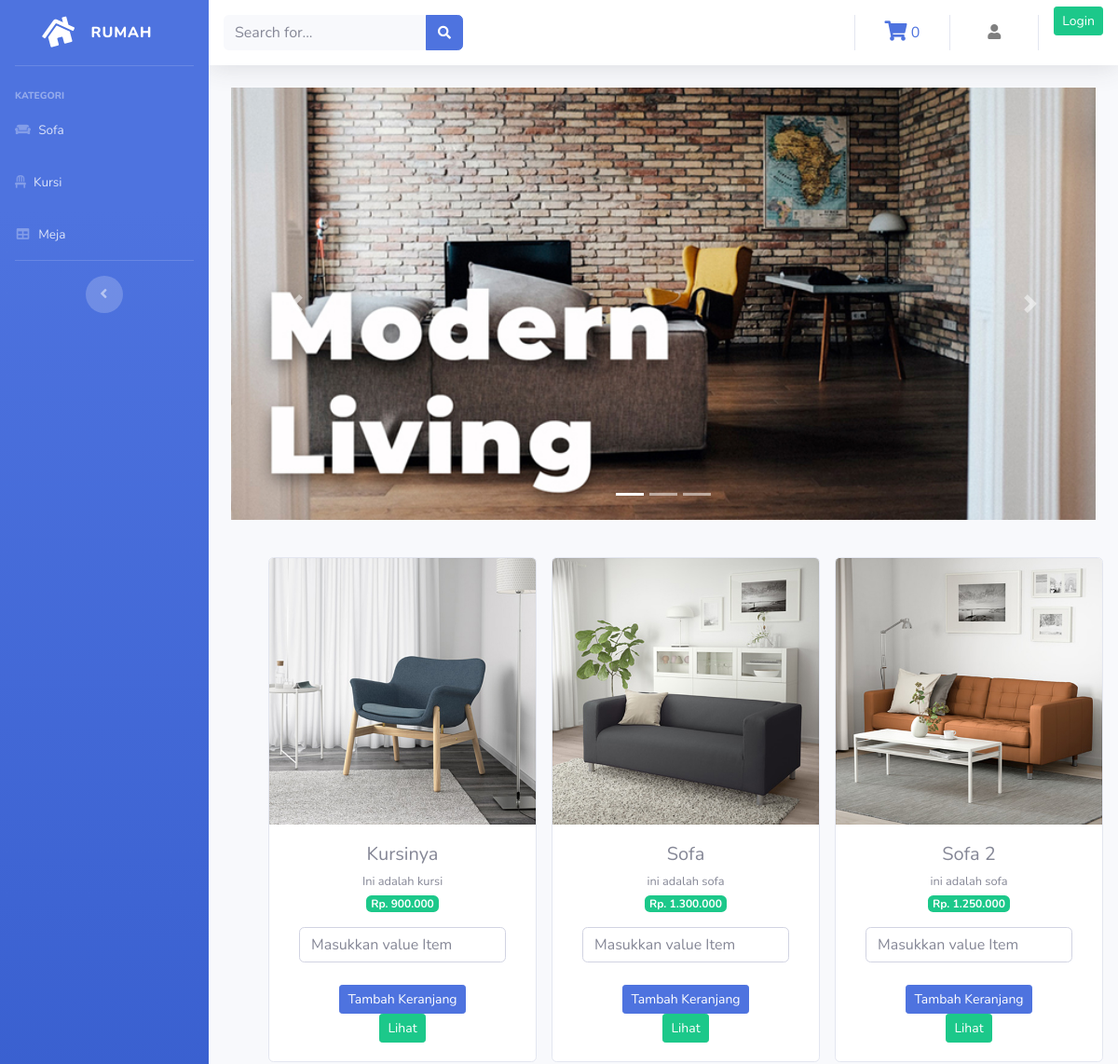
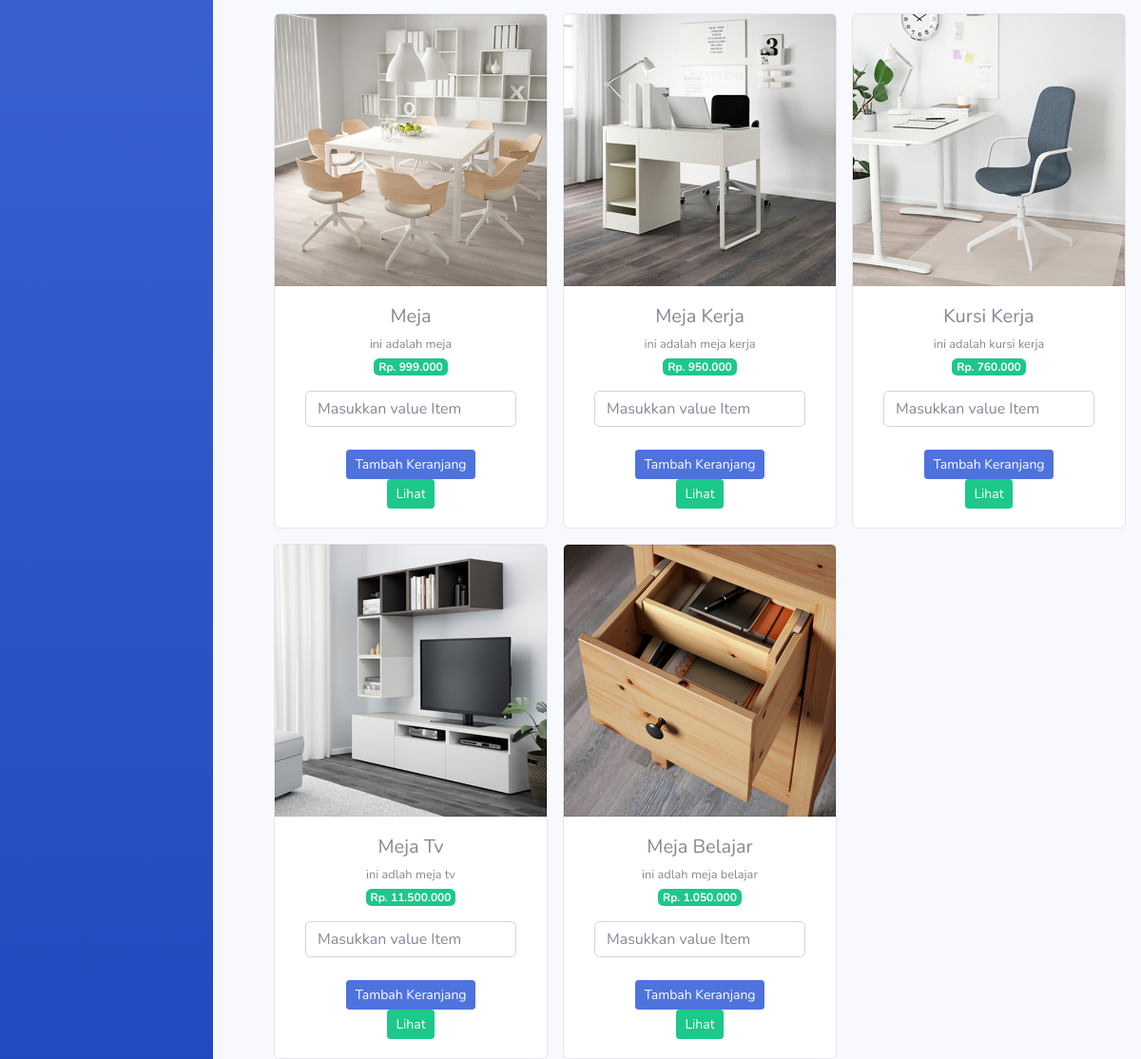
The page /Proyek/index.php on the database its author committed (2 pictures, top to bottom).
### tables this page shows
CREATE TABLE `product` (
  `id_barang` int(11) NOT NULL,
  `nama_barang` varchar(100) NOT NULL,
  `deskripsi` varchar(225) NOT NULL,
  `kategori` varchar(60) NOT NULL,
  `harga` int(100) NOT NULL,
  `stok` int(4) NOT NULL,
  `gambar` text NOT NULL
);

### Proyek/application/controllers/Admin.php (called while the page is built, shortened)
<?php
    class Admin extends CI_Controller {
        public function index()
        {
            $data['barang']= $this->model_barang->tampil_data()->result();
            $this->load->view('Template/header');
            $this->load->view('Template/sidebar');
            $this->load->view('Admin/Admin',$data) ;
            $this->load->view('Template/footer');
        }
    }
?>

### Proyek/index.php (called while the page is built, shortened)
<?php
require_once BASEPATH.'core/CodeIgniter.php';

### Proyek/application/models/model_barang.php (called while the page is built, shortened)
<?php
    class Model_barang extends CI_Model {
        public function tampil_data(){
            return $this->db->get('product');
        }
    }
?>

### Proyek/application/views/Admin/Admin.php (the view, shortened to what this page needs)
<div class="container-fluid">
    <div id="carouselExampleIndicators" class="carousel slide" data-ride="carousel">
    <ol class="carousel-indicators">
        <li data-target="#carouselExampleIndicators" data-slide-to="0" class="active"></li>
        <li data-target="#carouselExampleIndicators" data-slide-to="1"></li>
        <li data-target="#carouselExampleIndicators" data-slide-to="2"></li>
    </ol>
    <div class="carousel-inner">
        <div class="carousel-item active">
        <img src="<?php echo base_url('assets/img/Slide1.jpg') ?>" class="d-block w-100" alt="...">
        </div>
    </div>
    <a class="carousel-control-prev" href="#carouselExampleIndicators" role="button" data-slide="prev">
        <span class="carousel-control-prev-icon" aria-hidden="true"></span>
    </a>
    <a class="carousel-control-next" href="#carouselExampleIndicators" role="button" data-slide="next">
        <span class="carousel-control-next-icon" aria-hidden="true"></span>
    </a>
    </div>
    <div class="row text-center ml-4 mt-4">
        <?php foreach ($barang as $brg) : ?>
            <div class="card ml-3 mt-3" style="width: 18rem;">
                <img src="<?php echo base_url().'/uploads/'.$brg->gambar ?>" class="card-img-top" alt="...">
                <div class="card-body">
                    <h5 class="card-title mb-1"><?php echo $brg->nama_barang ?></h5>
                    <small><?php echo $brg->deskripsi ?></small><br>
                    <span class="badge badge-success mb-3">Rp. <?php echo number_format ($brg->harga, 0,',','.') ?></span><br>
                       <form method="POST" action="<?php echo base_url().'Admin/tambah_keranjang/'.$brg->id_barang?>">
                            <div class="col-sm">
                                <input type="number" class="form-control" placeholder="Masukkan value Item" name="qty">
                            </div><br>
                            <button class="btn btn-primary btn-sm" type=submit>Tambah Keranjang</button>
                       </form>
                    <?php echo anchor('Admin/detail/' .$brg->id_barang,'<div class="btn btn-success btn-sm">Lihat</div>') ?>
                </div>
            </div>
        <?php endforeach ?>
    </div>
</div>

### Proyek/application/views/Template/Header.php (shortened to what this page needs)
<!DOCTYPE html>
<html lang="en">
<head>
  <link href="<?php echo base_url()?>assets/vendor/fontawesome-free/css/all.min.css" rel="stylesheet" type="text/css">
  <link href="<?php echo base_url() ?>assets/css/sb-admin-2.min.css" rel="stylesheet">
</head>

### Proyek/application/views/Template/Sidebar.php (shortened to what this page needs)
<body id="page-top">
<div id="wrapper">
  <ul class="navbar-nav bg-gradient-primary sidebar sidebar-dark accordion" id="accordionSidebar">
    <a class="sidebar-brand d-flex align-items-center justify-content-center" href="<?php echo base_url('Admin/index') ?>">
      <div class="sidebar-brand-icon rotate-n-15">
      <i class="fa fa-home" aria-hidden="true"></i>
      </div>
      <div class="sidebar-brand-text mx-3">Rumah</div>
    </a>
    <hr class="sidebar-divider my-0">
<br>
    <div class="sidebar-heading">
      Kategori
    </div>
    <li class="nav-item">
      <a class="nav-link" href="<?php echo base_url('kategori/sofa') ?>">
        <i class="fas fa-couch"></i>
        <span>Sofa</span></a>
    </li>
    <li class="nav-item">
      <a class="nav-link" href="<?php echo base_url('kategori/kursi') ?>">
        <i class="fas fa-chair"></i>
        <span>Kursi</span></a>
    </li>
    <li class="nav-item">
      <a class="nav-link" href="<?php echo base_url('kategori/meja') ?>">
        <i class="fas fa-fw fa-table"></i>
        <span>Meja</span></a>
    </li>
    <hr class="sidebar-divider d-none d-md-block">
    <div class="text-center d-none d-md-inline">
      <button class="rounded-circle border-0" id="sidebarToggle"></button>
    </div>
  </ul>
  <div id="content-wrapper" class="d-flex flex-column">
    <div id="content">
      <nav class="navbar navbar-expand navbar-light bg-white topbar mb-4 static-top shadow">
        <?php echo form_open('admin/search') ?>
          <form method="post" class="d-none d-sm-inline-block form-inline mr-auto ml-md-3 my-2 my-md-0 mw-100 navbar-search">
              <div class="input-group">
                <input type="text" class="form-control bg-light border-0 small" name="keyword" placeholder="Search for..." aria-label="Search" aria-describedby="basic-addon2">
                <div class="input-group-append">
                  <button class="btn btn-primary" type="submit">
                    <i class="fas fa-search fa-sm"></i>
                  </button>
                </div>
              </div>
            </form>
          <?php echo form_close() ?>
        <ul class="navbar-nav ml-auto">
          <div class="navbar">
            <ul class="nav navbar-nav navbar-right ">
              <li>
                <?php
                  $keranjang = ' <i class="fa fa-shopping-cart fa-lg" aria-hidden="true"></i> ' .$this->cart->total_items()
                ?>
                <?php echo anchor('Admin/detail_keranjang', $keranjang)  ?>
              </li>
            </ul>
          </div>
          <div class="navbar">
            <ul class="nav navbar-nav navbar-right ">
              <li>
                <a class="nav-link" href="<?php echo base_url('Admin/user') ?>">
                <i class="fas fa-user"></i></a>
              </li>
            </ul>
          </div>
          <ul class="na navbar-nav navbar-right">
            <?php  if($this->session->userdata('username')) { ?>
              <li><div><?php echo $this->session->userdata(' username ') ?></div></li>
              <li><?php echo anchor('auth/logout','<div class="btn btn-sm btn-danger">Logout</div>'); ?></li>
            <?php } else { ?>
              <li><?php echo anchor('auth/logout', ' <div class="btn btn-sm btn-success">Login</div>');?></li>
            <?php  } ?>
          </ul>
        </ul>
      </nav>

### Proyek/application/views/Template/Footer.php (shortened to what this page needs)
    </div>
  </div>
</body>
</html>

### rows shown on the page
product: gambar (picture), nama_barang "Kursinya", deskripsi "Ini adalah kursi", harga "900.000", id_barang "Lihat"
product: gambar (picture), nama_barang "Sofa", deskripsi "ini adalah sofa", harga "1.300.000", id_barang "Lihat"
product: gambar (picture), nama_barang "Sofa 2", deskripsi "ini adalah sofa", harga "1.250.000", id_barang "Lihat"
product: gambar (picture), nama_barang "Meja", deskripsi "ini adalah meja", harga "999.000", id_barang "Lihat"
product: gambar (picture), nama_barang "Meja Kerja", deskripsi "ini adalah meja kerja", harga "950.000", id_barang "Lihat"
product: gambar (picture), nama_barang "Kursi Kerja", deskripsi "ini adalah kursi kerja", harga "760.000", id_barang "Lihat"
product: gambar (picture), nama_barang "Meja Tv", deskripsi "ini adlah meja tv", harga "11.500.000", id_barang "Lihat"
product: gambar (picture), nama_barang "Meja Belajar", deskripsi "ini adlah meja belajar", harga "1.050.000", id_barang "Lihat"

### other values the page prints
$this->cart->total_items() "0"
